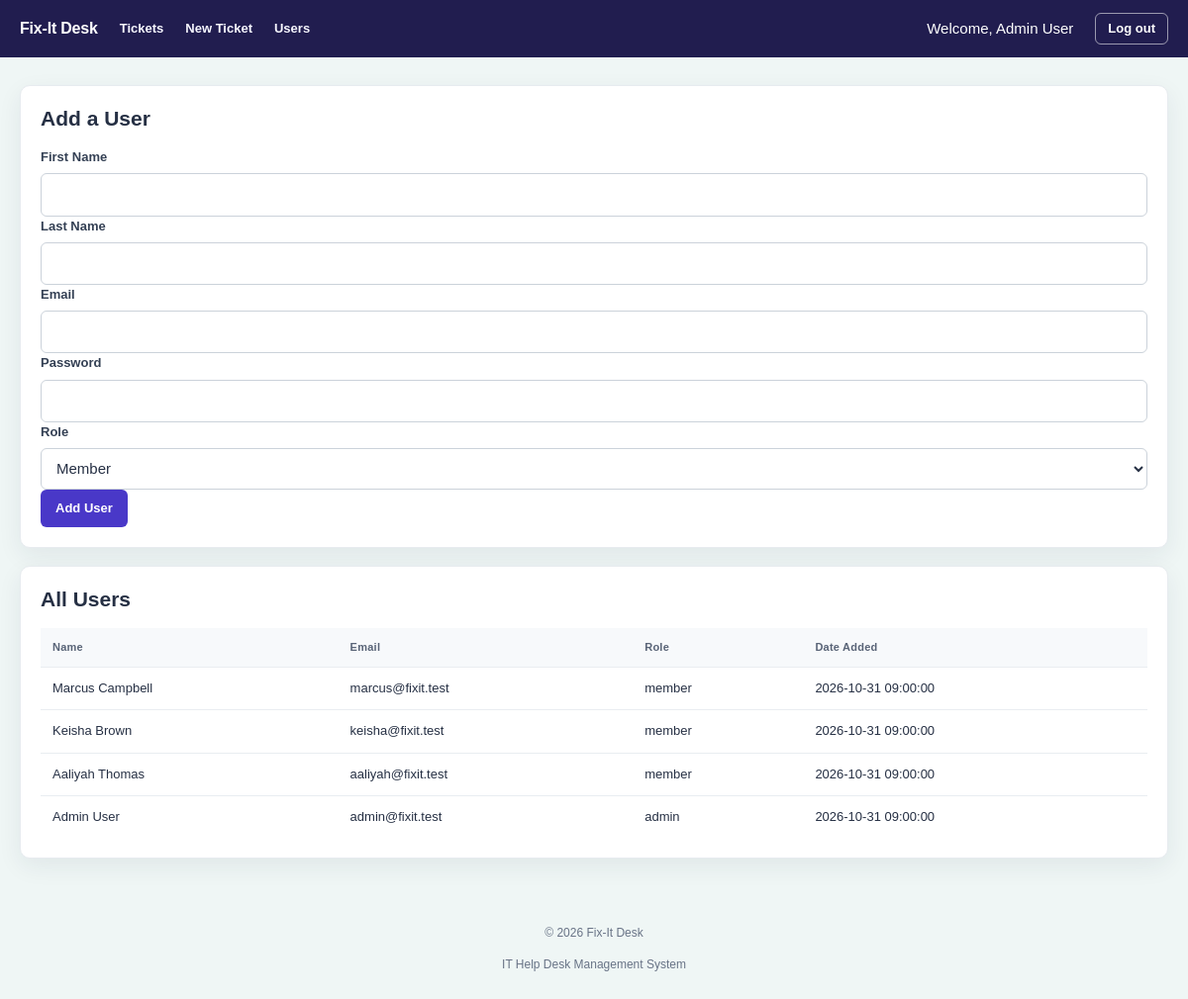
/users.php (signed in), run on the app's committed database.
### tables this page shows
CREATE TABLE users (
    id         INT UNSIGNED NOT NULL AUTO_INCREMENT,
    firstname  VARCHAR(50)  NOT NULL,
    lastname   VARCHAR(50)  NOT NULL,
    email      VARCHAR(255) NOT NULL,
    password   VARCHAR(255) NOT NULL,               
    role       ENUM('admin', 'member') NOT NULL DEFAULT 'member',
    created_at DATETIME     NOT NULL DEFAULT CURRENT_TIMESTAMP,
    PRIMARY KEY (id),
    UNIQUE KEY uq_users_email (email)
);

### includes/bootstrap.php (called while the page is built, shortened)
<?php
function e($value): string
{
    return htmlspecialchars((string) ($value ?? ''), ENT_QUOTES | ENT_SUBSTITUTE, 'UTF-8');
}

### users.php (the view, shortened to what this page needs)
<?php
require_once __DIR__ . '/includes/bootstrap.php';
$firstname = "";
$lastname = "";
$email = "";
$role = "member";
try {
    $stmt = $pdo->prepare("
        SELECT id, firstname, lastname, email, role, created_at
        FROM users
        ORDER BY created_at DESC, id DESC
    ");
    $stmt->execute();
    $users = $stmt->fetchAll(PDO::FETCH_ASSOC);
} catch (PDOException $e) {
    error_log($e->getMessage());
    $error = "Something went wrong. Please try again later.";
}
require __DIR__ . '/includes/header.php';
?>
<div class="card">
        <h2>Add a User</h2>
        <form method="POST" action="users.php">
            <label for="firstname">First Name</label>
            <input
                type="text"
                id="firstname"
                name="firstname"
                value="<?php echo e($firstname); ?>"
                required
            >
            <label for="lastname">Last Name</label>
            <input
                type="text"
                id="lastname"
                name="lastname"
                value="<?php echo e($lastname); ?>"
                required
            >
            <label for="email">Email</label>
            <input
                type="email"
                id="email"
                name="email"
                value="<?php echo e($email); ?>"
                required
            >
            <label for="password">Password</label>
            <input
                type="password"
                id="password"
                name="password"
                minlength="8"
                required
            >
            <label for="role">Role</label>
            <select id="role" name="role" required>
                <option value="member" <?php if ($role === "member") echo "selected"; ?>>
                    Member
                </option>
            </select>
            <button type="submit">Add User</button>
        </form>
    </div>
    <div class="card">
        <h2>All Users</h2>
        <div class="table-container">
            <table>
                <thead>
                    <tr>
                        <th>Name</th>
                        <th>Email</th>
                        <th>Role</th>
                        <th>Date Added</th>
                    </tr>
                </thead>
                <tbody>
                    <?php foreach ($users as $user): ?>
                        <tr>
                            <td>
                                <?php echo e($user["firstname"] . " " . $user["lastname"]); ?>
                            </td>
                            <td><?php echo e($user["email"]); ?></td>
                            <td><?php echo e($user["role"]); ?></td>
                            <td><?php echo e($user["created_at"]); ?></td>
                        </tr>
                    <?php endforeach; ?>
                </tbody>
            </table>
        </div>
    </div>
<?php require __DIR__ . '/includes/footer.php'; ?>

### includes/header.php (shortened to what this page needs)
<?php
$user = $_SESSION['user'] ?? null;
?>
<!DOCTYPE html>
<html lang="en">
<head>
    <link rel="stylesheet" href="styles.css">
</head>
<body>
<header>
    <h1>Fix-It Desk</h1>
    <nav>
        <a href="index.php">Tickets</a>
        <a href="ticket-new.php">New Ticket</a>
        <?php if ($user && $user['role'] === 'admin'): ?>
            <a href="users.php">Users</a>
        <?php endif; ?>
    </nav>
    <?php if ($user): ?>
        <div>
            Welcome,
            <?= e($user['firstname'] . ' ' . $user['lastname']) ?>
            <form action="logout.php" method="POST">
                <button type="submit">Log out</button>
            </form>
        </div>
    <?php endif; ?>
</header>
<main>

### includes/footer.php (shortened to what this page needs)
</main>
<footer>
    <p>&copy; <?= date('Y') ?> Fix-It Desk</p>
    <p>IT Help Desk Management System</p>
</footer>
</body>
</html>

### data on the page
users: firstname+lastname "Admin User", email "admin@fixit.test", role "admin", created_at "2026-10-31 09:00:00"
users: firstname+lastname "Marcus Campbell", email "marcus@fixit.test", role "member", created_at "2026-10-31 09:00:00"
users: firstname+lastname "Keisha Brown", email "keisha@fixit.test", role "member", created_at "2026-10-31 09:00:00"
users: firstname+lastname "Aaliyah Thomas", email "aaliyah@fixit.test", role "member", created_at "2026-10-31 09:00:00"
